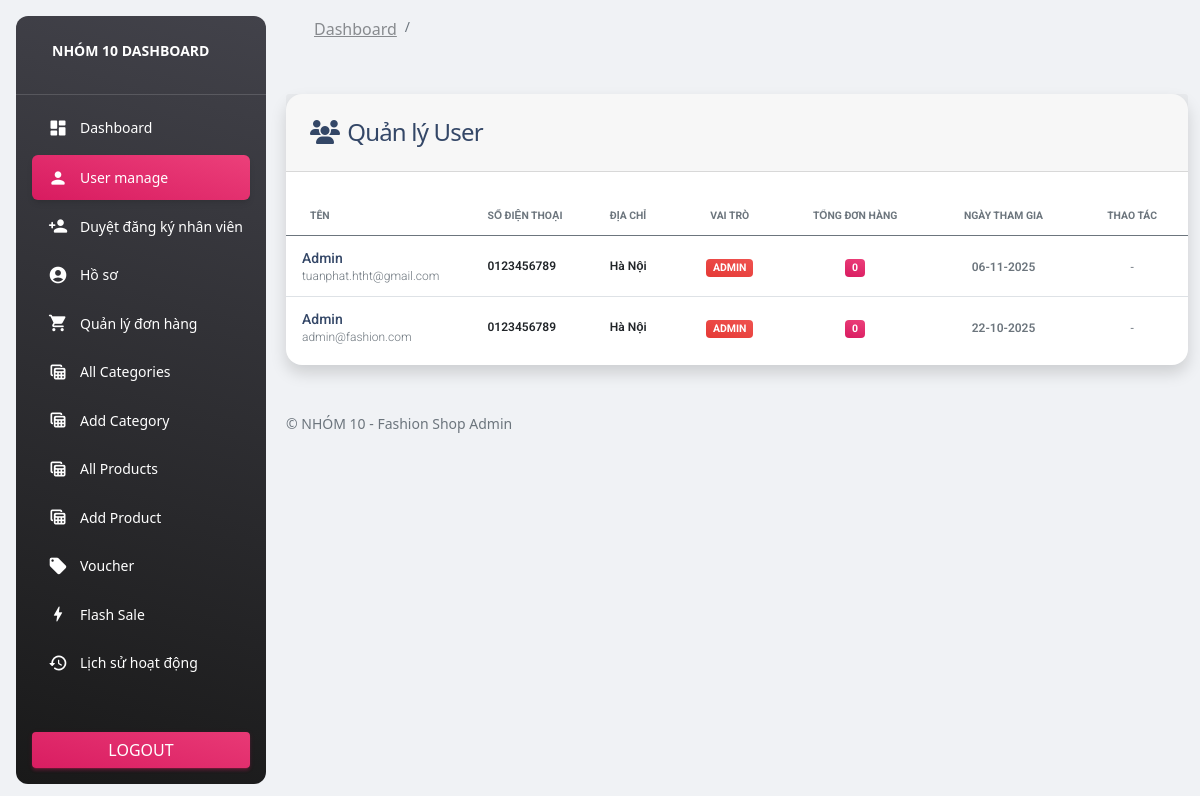
/admin/index.php?page=user (signed in), run on the app's committed database.
### tables this page shows
CREATE TABLE `users` (
  `id` int(11) NOT NULL,
  `name` varchar(255) NOT NULL,
  `email` varchar(255) NOT NULL,
  `phone` varchar(255) NOT NULL,
  `address` varchar(255) NOT NULL,
  `password` varchar(255) NOT NULL,
  `role_as` tinyint(4) NOT NULL DEFAULT 0,
  `created_at` timestamp NOT NULL DEFAULT current_timestamp(),
  `role` enum('admin','employee') DEFAULT 'employee' COMMENT 'Vai trò: admin hoặc nhân viên',
  `permissions` text DEFAULT NULL COMMENT 'JSON chứa các quyền cụ thể',
  `role_id` int(11) DEFAULT NULL COMMENT 'ID của role',
  `last_login` timestamp NULL DEFAULT NULL COMMENT 'Lần đăng nhập cuối',
  `login_count` int(11) DEFAULT 0 COMMENT 'Số lần đăng nhập',
  `is_active` tinyint(1) DEFAULT 1 COMMENT '1: hoạt động, 0: bị khóa'
);

### admin/functions.php (called while the page is built, shortened)
<?php
include("config/dbconn.php");
function getAllUsers($page = 0)
{
    global $conn;
    $query = "SELECT `users`.*, COUNT(`order_detail`.`id`) AS `total_buy` FROM `users`
            LEFT JOIN `order_detail` ON `users`.`id` = `order_detail`.`user_id`
            GROUP BY `users`.`id`
            ORDER BY `users`.`created_at` DESC";
    return mysqli_query($conn, $query);
}
?>

### admin/pages/user.php (the view, shortened to what this page needs)
<?php
$users = getAllUsers(1);
?>
<div class="container-fluid py-4">
    <div class="row">
        <div class="col-12">
            <div class="card shadow border-0" style="border-radius:16px;">
                <div class="card-header d-flex justify-content-between align-items-center">
                    <h4 class="mb-0"><i class="fas fa-users me-2"></i>Quản lý User</h4>
                </div>
                <div class="card-body px-0 pb-2">
                    <div class="table-responsive">
                        <table class="table align-items-center mb-0">
                            <thead>
                                <tr>
                                    <th class="text-uppercase text-secondary text-xxs font-weight-bolder opacity-10">Tên</th>
                                    <th class="text-uppercase text-secondary text-xxs font-weight-bolder opacity-10 ps-2">Số điện thoại</th>
                                    <th class="text-uppercase text-secondary text-xxs font-weight-bolder opacity-10 ps-2">Địa chỉ</th>
                                    <th class="text-center text-uppercase text-secondary text-xxs font-weight-bolder opacity-10">Vai trò</th>
                                    <th class="text-center text-uppercase text-secondary text-xxs font-weight-bolder opacity-10">Tổng đơn hàng</th>
                                    <th class="text-center text-uppercase text-secondary text-xxs font-weight-bolder opacity-10">Ngày tham gia</th>
                                    <th class="text-center text-uppercase text-secondary text-xxs font-weight-bolder opacity-10">Thao tác</th>
                                </tr>
                            </thead>
                            <tbody>
                                <?php if($users && mysqli_num_rows($users) > 0): ?>
                                    <?php while($user = mysqli_fetch_assoc($users)): ?>
                                        <tr>
                                            <td>
                                                <div class="d-flex px-2 py-1">
                                                    <div class="d-flex flex-column justify-content-center">
                                                        <h6 class="mb-0 text-sm"><?= htmlspecialchars($user['name']) ?></h6>
                                                        <p class="text-xs text-secondary mb-0"><?= htmlspecialchars($user['email']) ?></p>
                                                    </div>
                                                </div>
                                            </td>
                                            <td>
                                                <p class="text-xs font-weight-bold mb-0">
                                                    <?= htmlspecialchars($user['phone'] ?? 'N/A') ?>
                                                </p>
                                            </td>
                                            <td>
                                                <p class="text-xs font-weight-bold mb-0">
                                                    <?= htmlspecialchars($user['address'] ?? 'N/A') ?>
                                                </p>
                                            </td>
                                            <td class="align-middle text-center text-sm">
                                                <?php if($user['role_as'] == 1): ?>
                                                    <span class="badge bg-gradient-danger">Admin</span>
                                                <?php endif; ?>
                                            </td>
                                            <td class="align-middle text-center text-sm">
                                                <span class="badge bg-gradient-primary"><?= $user['total_buy'] ?? 0 ?></span>
                                            </td>
                                            <td class="align-middle text-center">
                                                <span class="text-secondary text-xs font-weight-bold">
                                                    <?= isset($user['created_at']) ? date('d-m-Y', strtotime($user['created_at'])) : (isset($user['creat_at']) ? date('d-m-Y', strtotime($user['creat_at'])) : 'N/A') ?>
                                                </span>
                                            </td>
                                            <td class="align-middle text-center">
                                                <?php if($user['role_as'] == 0): ?>
                                                    <a href="code.php?delete_user=<?= $user['id'] ?>"
                                                       class="btn btn-sm btn-danger"
                                                       onclick="return confirm('Bạn có chắc muốn xóa nhân viên <?= htmlspecialchars($user['name']) ?>? Hành động này không thể hoàn tác!')">
                                                        <i class="fas fa-trash"></i> Xóa
                                                    </a>
                                                <?php else: ?>
                                                    <span class="text-muted text-xs">-</span>
                                                <?php endif; ?>
                                            </td>
                                        </tr>
                                    <?php endwhile; ?>
                                <?php endif; ?>
                            </tbody>
                        </table>
                    </div>
                </div>
            </div>
        </div>
    </div>
</div>

### data on the page
users: name "Admin", email "tuanphat.htht@gmail.com", phone "0123456789", address "Hà Nội", role_as "ADMIN", total_buy "0", created_at "06-11-2025"
users: name "Admin", email "admin@fashion.com", phone "0123456789", address "Hà Nội", role_as "ADMIN", total_buy "0", created_at "22-10-2025"
